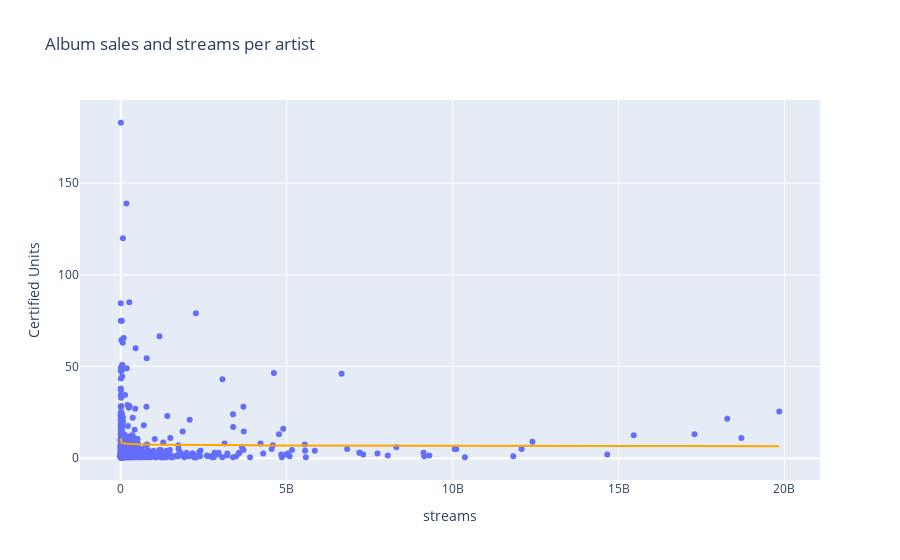

The code cell stored with this chart in its notebook:
### Code cell
# Here we will start to look at correlations between awards and spotify streams
# On the x-axis we will put the amount of streams on spotify
# On the y-axis we will put the amount of album sales by an artist
# This will be a scatterplot where you can hover over the points to see what point corresponds to which artists

streams = pd.read_csv('../dataset/streams_p_artists.csv')
streams = streams.rename(columns={'artist_individual': 'Artist'})
streams['Artist'] = streams['Artist'].str.upper()
album_sales = pd.read_csv('../cleaned/riaakaggle.csv')

df = pd.merge(streams, album_sales, on='Artist')
px.scatter(df, x='streams', y='Certified Units', hover_data='Artist', trendline="ols", trendline_options=dict(log_x=True), trendline_color_override="orange", title='Album sales and streams per artist').show()
print(df['streams'].corr(df['Certified Units']))

### Figure 1 — Plotly figure (JSON) as saved in the notebook; plotly's stock layout.template omitted (floating-point values rounded to 4 significant figures; data arrays with more than 128 entries replaced by an {"elided": "..."} marker saying what was removed)
{"data": [{"customdata": {"elided": "550x1 str values"}, "hovertemplate": "streams=%{x}<br>Certified Units=%{y}<br>Artist=%{customdata[0]}<extra></extra>", "legendgroup": "", "marker": {"color": "#636efa", "symbol": "circle"}, "mode": "markers", "name": "", "orientation": "v", "showlegend": false, "type": "scatter", "x": {"elided": "550 int values"}, "xaxis": "x", "y": {"elided": "550 float values"}, "yaxis": "y"}, {"hovertemplate": "<b>OLS trendline</b><br>Certified Units = -0.643078 * log10(streams) + 13.172<br>R<sup>2</sup>=0.002832<br><br>streams=%{x}<br>Certified Units=%{y} <b>(trend)</b><extra></extra>", "legendgroup": "", "line": {"color": "orange"}, "marker": {"color": "#636efa", "symbol": "circle"}, "mode": "lines", "name": "", "showlegend": false, "type": "scatter", "x": {"elided": "550 int values"}, "xaxis": "x", "y": {"elided": "550 float values"}, "yaxis": "y"}], "layout": {"legend": {"tracegroupgap": 0}, "title": {"text": "Album sales and streams per artist"}, "xaxis": {"anchor": "y", "domain": [0, 1], "title": {"text": "streams"}}, "yaxis": {"anchor": "x", "domain": [0, 1], "title": {"text": "Certified Units"}}}}
